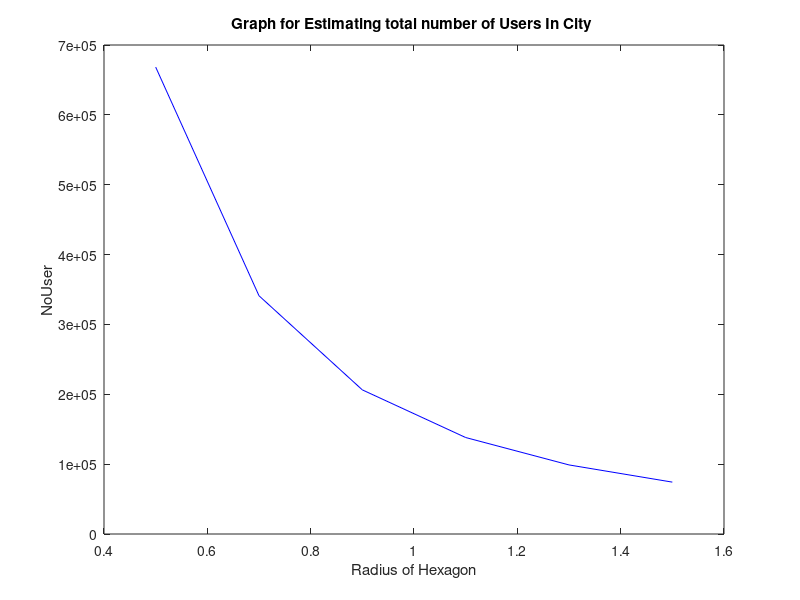

Recreate this plot in MATLAB.
clc;
clear all;
Pb=0.02;
Ao=0.04;
r=0.5:0.2:1.5;
AreaCity=603;
A=38.4;
ang=pi/6;
NoUsersPerCell=A/Ao;
display(NoUsersPerCell);
len1=tan(ang)*r;
len=2*len1;
display(len);
AreaHexagon=3.*r.*len;
display(AreaHexagon);
NoCells=AreaCity./AreaHexagon;
display(NoCells);
NoUser=NoUsersPerCell.*NoCells;
display(NoUser);
plot(r,NoUser,'b');
xlabel('Radius of Hexagon');
ylabel('NoUser');
title('Graph for Estimating total number of Users In City ');
